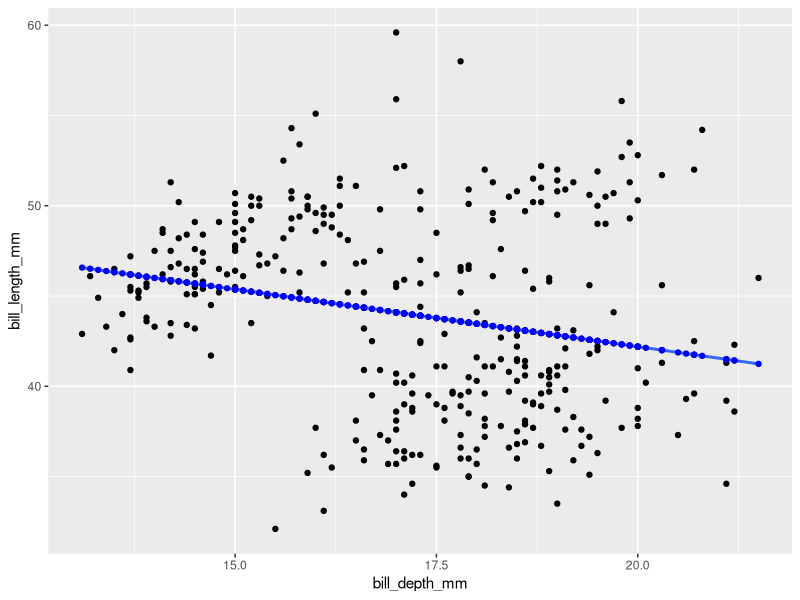
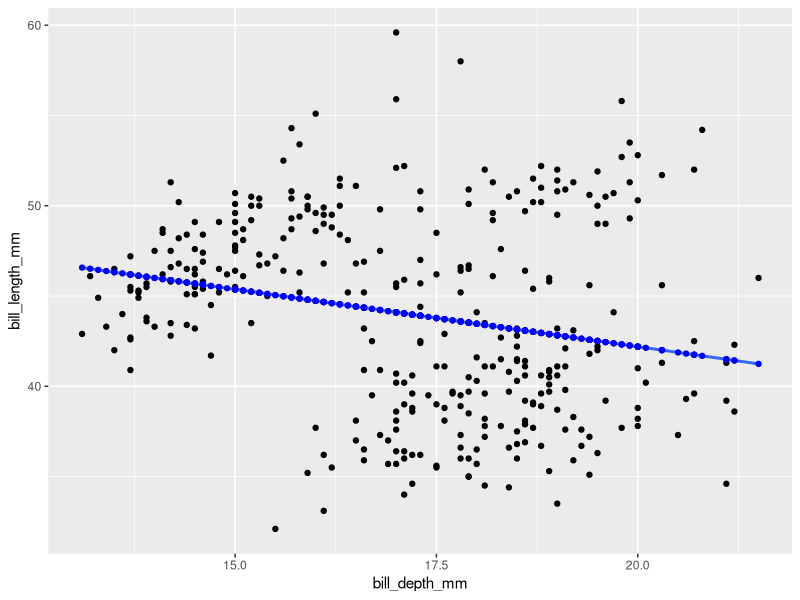
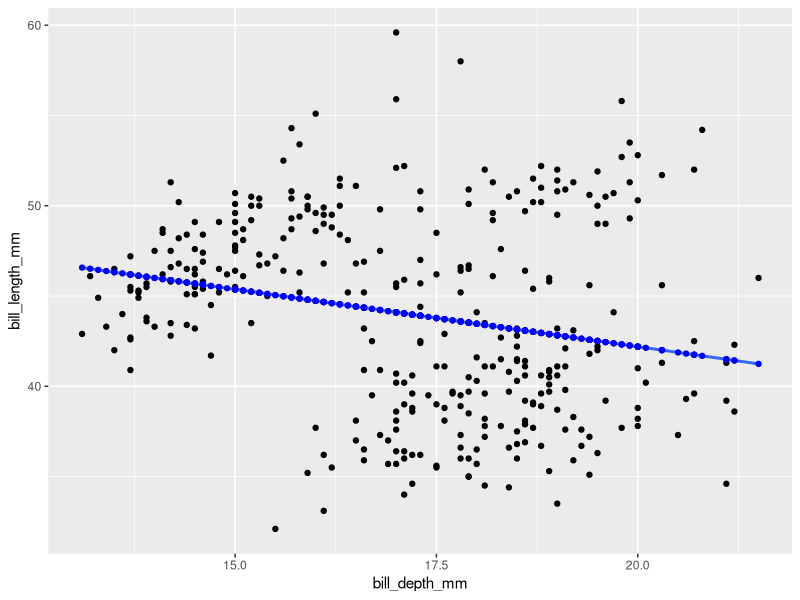
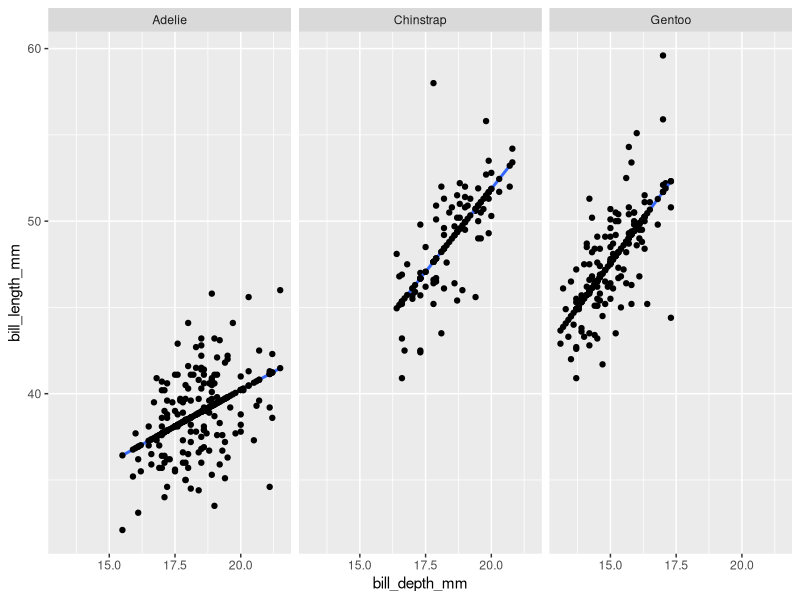

Recreate these plots in R, in order.
## ---- chunk 1
#| label: fitted_1

library(tidyverse)
penguins <- remove_missing(palmerpenguins::penguins)

model <- lm(
  formula = bill_length_mm ~ bill_depth_mm,
  data = penguins
)

penguins_w_fitted <- penguins %>%
  mutate(fitted = model$fitted.values)

penguins %>%
  ggplot() +
  aes(x = bill_depth_mm, y = bill_length_mm) +
  geom_point() +
  geom_smooth(method = "lm", se = F) +
  geom_point(
    data = penguins_w_fitted,
    aes(y = fitted),
    color = "blue"
  )
## ---- chunk 2
#| label: fitted_2

compute_group_lm_fitted <- function(data, scales) {
  model <- lm(formula = y ~ x, data = data)
  data %>%
    mutate(y = model$fitted.values)
}

# test out the function
penguins %>%
  # rename to explicitly state the x and y inputs
  rename(x = bill_depth_mm, y = bill_length_mm) %>%
  compute_group_lm_fitted()
## ---- chunk 3
#| label: fitted_3
StatLmFitted <- ggplot2::ggproto(
  `_class` = "StatLmFitted",
  `_inherit` = ggplot2::Stat,
  required_aes = c("x", "y"),
  compute_group = compute_group_lm_fitted
)

# test
penguins %>%
  ggplot() +
  aes(x = bill_depth_mm, y = bill_length_mm) +
  geom_point() +
  geom_smooth(method = "lm", se = F) +
  geom_point(stat = StatLmFitted, color = "blue")
## ---- chunk 4
#| label: fitted_4

geom_point_lm_fitted <- function(mapping = NULL, data = NULL,
                                 position = "identity", na.rm = FALSE,
                                 show.legend = NA,
                                 inherit.aes = TRUE, ...) {
  ggplot2::layer(
    stat = StatLmFitted, # proto object from step 2
    geom = ggplot2::GeomPoint, # inherit other behavior
    data = data,
    mapping = mapping,
    position = position,
    show.legend = show.legend,
    inherit.aes = inherit.aes,
    params = list(na.rm = na.rm, ...)
  )
}
## ---- chunk 5
#| label: fitted_5
penguins %>%
  ggplot() +
  aes(x = bill_depth_mm, y = bill_length_mm) +
  geom_point() +
  geom_smooth(method = "lm", se = F) +
  geom_point_lm_fitted(color = "blue")
## ---- chunk 6
#| label: fitted_6
penguins %>%
  ggplot() +
  aes(x = bill_depth_mm, y = bill_length_mm) +
  geom_point() +
  geom_smooth(method = "lm", se = F) +
  geom_point_lm_fitted() +
  facet_wrap(facets = vars(species))
